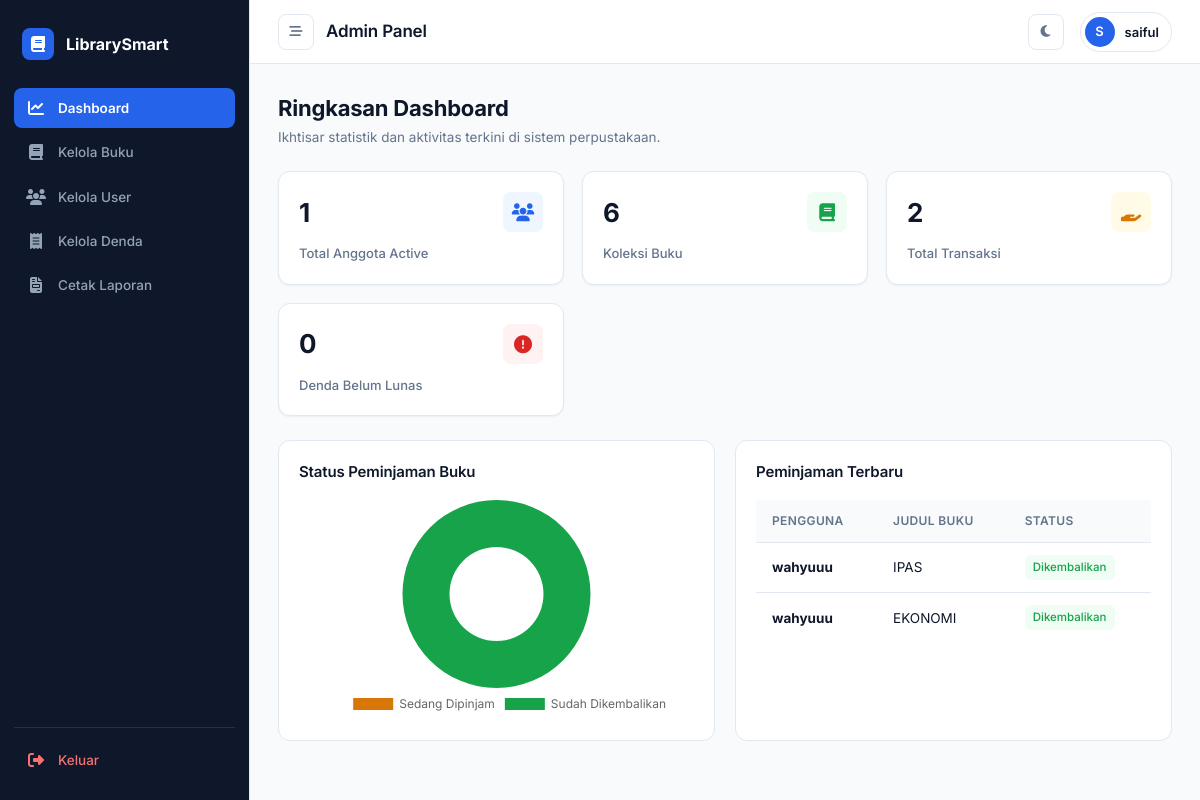
Page /admin.php (signed in) on the committed database.
### tables this page shows
CREATE TABLE `peminjaman` (
  `id` int NOT NULL AUTO_INCREMENT,
  `user_id` int DEFAULT NULL,
  `buku_id` int DEFAULT NULL,
  `tanggal_pinjam` date DEFAULT NULL,
  `tanggal_kembali` date DEFAULT NULL,
  `status` varchar(20) DEFAULT NULL,
  PRIMARY KEY (`id`),
  KEY `user_id` (`user_id`),
  KEY `buku_id` (`buku_id`),
  CONSTRAINT `peminjaman_ibfk_1` FOREIGN KEY (`user_id`) REFERENCES `users` (`id`),
  CONSTRAINT `peminjaman_ibfk_2` FOREIGN KEY (`buku_id`) REFERENCES `buku` (`id`)
);

CREATE TABLE `users` (
  `id` int NOT NULL AUTO_INCREMENT,
  `nama` varchar(100) DEFAULT NULL,
  `email` varchar(100) DEFAULT NULL,
  `password` varchar(100) DEFAULT NULL,
  `role` varchar(10) DEFAULT NULL,
  PRIMARY KEY (`id`)
);

CREATE TABLE `buku` (
  `id` int NOT NULL AUTO_INCREMENT,
  `judul` varchar(200) DEFAULT NULL,
  `penulis` varchar(100) DEFAULT NULL,
  `penerbit` varchar(100) DEFAULT NULL,
  `tahun` int DEFAULT NULL,
  `stok` int DEFAULT NULL,
  `gambar` varchar(255) DEFAULT NULL,
  PRIMARY KEY (`id`)
);

### admin.php (the view, shortened to what this page needs)
<?php
require_once __DIR__ . '/config/koneksi.php';
$page = $_GET['page'] ?? 'dashboard';
$jumlah_user = mysqli_num_rows(mysqli_query($conn, "SELECT * FROM users WHERE role='user'"));
$jumlah_buku = mysqli_num_rows(mysqli_query($conn, "SELECT * FROM buku"));
$jumlah_transaksi = mysqli_num_rows(mysqli_query($conn, "SELECT * FROM peminjaman"));
$jumlah_denda_pending = mysqli_num_rows(mysqli_query($conn, "SELECT * FROM denda WHERE status='belum bayar'"));
$dipinjam_count = mysqli_num_rows(mysqli_query($conn, "SELECT * FROM peminjaman WHERE status='dipinjam'"));
$dikembali_count = mysqli_num_rows(mysqli_query($conn, "SELECT * FROM peminjaman WHERE status='kembali'"));
?>
<!DOCTYPE html>
<html lang="id" data-theme="light">
<head>
    <link rel="stylesheet" href="assets/css/style.css">
    <link rel="stylesheet" href="https://cdnjs.cloudflare.com/ajax/libs/font-awesome/6.4.0/css/all.min.css">
</head>
<body>
<aside class="sidebar">
    <div>
        <div class="brand-header">
            <div class="brand-icon">
                <i class="fa-solid fa-book"></i>
            </div>
            <div class="brand-title">LibrarySmart</div>
        </div>
        <nav class="nav-menu">
            <a href="?page=dashboard" class="nav-item <?= $page == 'dashboard' ? 'active' : '' ?>" title="Dashboard">
                <i class="fa-solid fa-chart-line"></i> <span class="nav-text">Dashboard</span>
            </a>
            <a href="?page=buku" class="nav-item <?= $page == 'buku' ? 'active' : '' ?>" title="Kelola Buku">
                <i class="fa-solid fa-book"></i> <span class="nav-text">Kelola Buku</span>
            </a>
            <a href="?page=user" class="nav-item <?= $page == 'user' ? 'active' : '' ?>" title="Kelola User">
                <i class="fa-solid fa-users"></i> <span class="nav-text">Kelola User</span>
            </a>
            <a href="?page=denda" class="nav-item <?= $page == 'denda' ? 'active' : '' ?>" title="Kelola Denda">
                <i class="fa-solid fa-receipt"></i> <span class="nav-text">Kelola Denda</span>
            </a>
            <a href="?page=laporan" class="nav-item <?= $page == 'laporan' ? 'active' : '' ?>" title="Cetak Laporan">
                <i class="fa-solid fa-file-invoice"></i> <span class="nav-text">Cetak Laporan</span>
            </a>
        </nav>
    </div>
    <div class="sidebar-footer">
        <a href="logout.php" class="nav-item logout" title="Keluar">
            <i class="fa-solid fa-right-from-bracket"></i> <span class="nav-text">Keluar</span>
        </a>
    </div>
</aside>
<main class="main-content">
    <header class="top-navbar">
        <div style="display: flex; align-items: center; gap: 12px;">
            <button class="sidebar-toggle-btn" id="sidebarToggleBtn" title="Buka / Tutup Sidebar">
                <i class="fa-solid fa-bars-staggered"></i>
            </button>
            <div class="page-title">
                <h3>Admin Panel</h3>
            </div>
        </div>
        <div class="navbar-right">
            <button class="theme-toggle-btn" id="themeToggleBtn" title="Ganti Tema">
            </button>
            <div class="user-profile-badge">
                <div class="avatar">
                    <?= strtoupper(substr($_SESSION['nama'] ?? 'A', 0, 1)) ?>
                </div>
                <div class="user-info">
                    <span class="user-name"><?= htmlspecialchars($_SESSION['nama'] ?? 'Admin') ?></span>
                </div>
            </div>
        </div>
    </header>
    <div class="page-container">
<?php if($page == 'dashboard'): ?>
    <div class="page-header">
        <div class="header-title">
            <h2>Ringkasan Dashboard</h2>
            <p>Ikhtisar statistik dan aktivitas terkini di sistem perpustakaan.</p>
        </div>
    </div>
    <div class="stats-grid">
        <div class="stat-card primary">
            <div class="stat-top">
                <div class="stat-val"><?= $jumlah_user ?></div>
                <div class="stat-icon"><i class="fa-solid fa-users"></i></div>
            </div>
            <div class="stat-label">Total Anggota Active</div>
        </div>
        <div class="stat-card success">
            <div class="stat-top">
                <div class="stat-val"><?= $jumlah_buku ?></div>
                <div class="stat-icon"><i class="fa-solid fa-book"></i></div>
            </div>
            <div class="stat-label">Koleksi Buku</div>
        </div>
        <div class="stat-card warning">
            <div class="stat-top">
                <div class="stat-val"><?= $jumlah_transaksi ?></div>
                <div class="stat-icon"><i class="fa-solid fa-hand-holding"></i></div>
            </div>
            <div class="stat-label">Total Transaksi</div>
        </div>
        <div class="stat-card danger">
            <div class="stat-top">
                <div class="stat-val"><?= $jumlah_denda_pending ?></div>
                <div class="stat-icon"><i class="fa-solid fa-circle-exclamation"></i></div>
            </div>
            <div class="stat-label">Denda Belum Lunas</div>
        </div>
    </div>
    <div style="display: grid; grid-template-columns: repeat(auto-fit, minmax(300px, 1fr)); gap: 20px; margin-bottom: 24px;">
        <div style="background: var(--bg-card); border: 1px solid var(--border-color); border-radius: var(--radius-lg); padding: 20px;">
            <h4 style="margin-bottom: 16px; font-size: 15px;">Status Peminjaman Buku</h4>
            <div style="height: 220px; position: relative;">
                <canvas id="statusChart"></canvas>
            </div>
        </div>
        <div style="background: var(--bg-card); border: 1px solid var(--border-color); border-radius: var(--radius-lg); padding: 20px;">
            <h4 style="margin-bottom: 16px; font-size: 15px;">Peminjaman Terbaru</h4>
            <div class="table-responsive">
                <table class="custom-table" style="font-size: 13px;">
                    <thead>
                        <tr>
                            <th>Pengguna</th>
                            <th>Judul Buku</th>
                            <th>Status</th>
                        </tr>
                    </thead>
                    <tbody>
                        <?php
                        $recent = mysqli_query($conn, "
                            SELECT users.nama, buku.judul, peminjaman.status
                            FROM peminjaman
                            JOIN users ON users.id = peminjaman.user_id
                            JOIN buku ON buku.id = peminjaman.buku_id
                            ORDER BY peminjaman.id DESC LIMIT 5
                        ");
                        if(mysqli_num_rows($recent) == 0):
                        ?>
                            <tr><td colspan="3" style="text-align: center; color: var(--text-muted);">Belum ada aktivitas.</td></tr>
                        <?php else:
                            while($r = mysqli_fetch_assoc($recent)):
                        ?>
                            <tr>
                                <td><strong><?= htmlspecialchars($r['nama']) ?></strong></td>
                                <td><?= htmlspecialchars($r['judul']) ?></td>
                                <td>
                                    <?php if($r['status'] == 'dipinjam'): ?>
                                        <span class="badge badge-warning">Dipinjam</span>
                                    <?php else: ?>
                                        <span class="badge badge-success">Dikembalikan</span>
                                    <?php endif; ?>
                                </td>
                            </tr>
                        <?php endwhile; endif; ?>
                    </tbody>
                </table>
            </div>
        </div>
    </div>
    <script>
        document.addEventListener('DOMContentLoaded', () => {
            const ctx = document.getElementById('statusChart').getContext('2d');
            new Chart(ctx, {
                type: 'doughnut',
                data: {
                    labels: ['Sedang Dipinjam', 'Sudah Dikembalikan'],
                    datasets: [{
                        data: [<?= $dipinjam_count ?>, <?= $dikembali_count ?>],
                        backgroundColor: ['#d97706', '#16a34a'],
                        borderWidth: 0
                    }]
                },
                options: {
                    responsive: true,
                    maintainAspectRatio: false,
                    plugins: {
                        legend: {
                            position: 'bottom',
                            labels: { font: { family: 'Inter', size: 12 } }
                        }
                    }
                }
            });
        });
    </script>
<?php endif; ?>
    </div>
</main>
</body>
</html>

### rows in the picture
peminjaman: user.nama "wahyuuu", buku.judul "IPAS", status "Dikembalikan"
peminjaman: user.nama "wahyuuu", buku.judul "EKONOMI", status "Dikembalikan"

### other values in the picture
substr($_SESSION['nama'] ?? 'A', 0, 1) "S"
$_SESSION['nama'] "saiful"
$jumlah_user "1"
$jumlah_buku "6"
$jumlah_transaksi "2"
$jumlah_denda_pending "0"
chart data {{ $dipinjam_count }} 0
